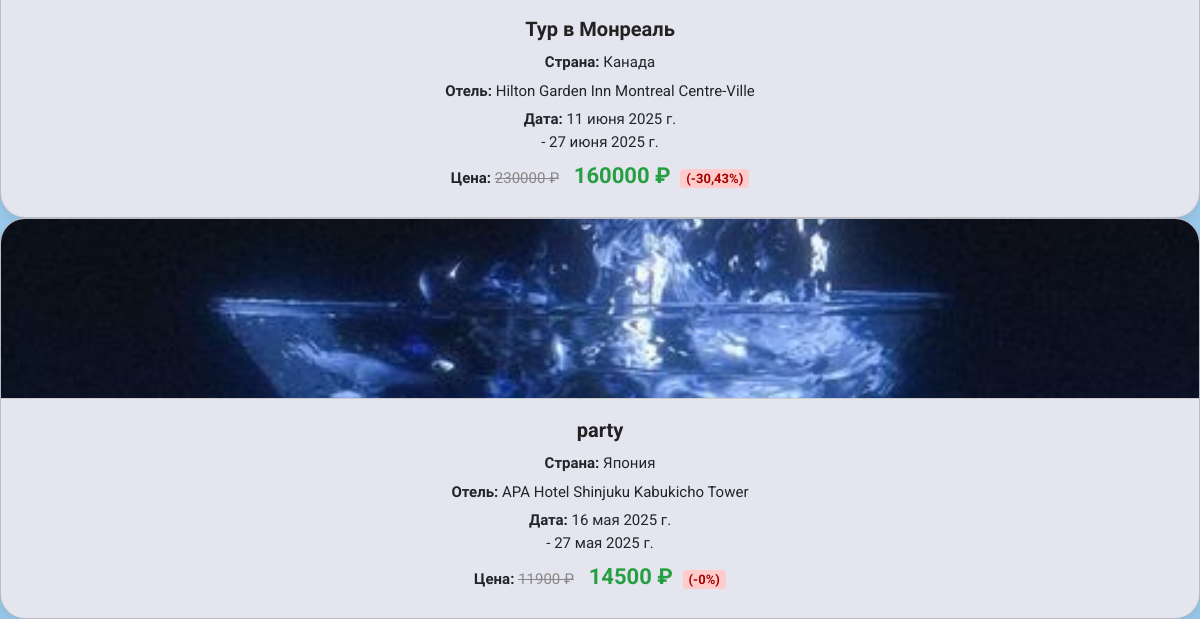
The app's page /tours/ (lower part), older data.
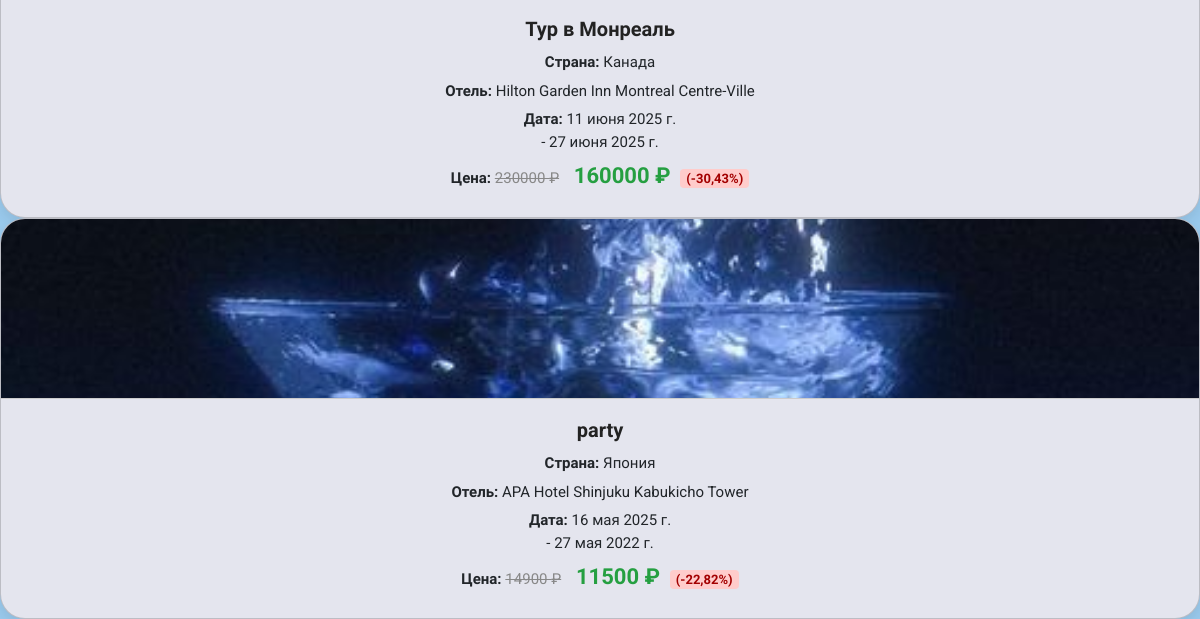
The same page, newer data.
### main/models.py (models this page shows, shortened)
class Tour(models.Model): # Туры
    title = models.CharField(max_length=200)
    country = models.ForeignKey(Country, on_delete=models.CASCADE, related_name="tours")
    hotel = models.ForeignKey(Hotel, on_delete=models.CASCADE, related_name="tours")
    start_date = models.DateField()
    end_date = models.DateField()
    old_price = models.DecimalField(max_digits=10, decimal_places=2, null=True, blank=True) # типа для скидки
    price = models.DecimalField(max_digits=10, decimal_places=2)
    photo = models.ImageField('Фото тура', upload_to='main/tourphotos/', null=True, blank=True)
    def discount_percentage(self):
        if self.old_price and self.old_price > self.price:
            return round((self.old_price - self.price) / self.old_price * 100, 2)
        return 0
    class Meta:
        verbose_name = 'Тур'
        verbose_name_plural = 'Туры'

class Country(models.Model): # Страны
    name = models.CharField(max_length=100, unique=True)
    description = models.TextField(max_length=1000, unique=True, null=True)
    photo = models.ImageField('Фото страны', upload_to='main/countryphotos/', null=True, blank=True)
    def __str__(self):
        return self.name
    class Meta:
        verbose_name = 'Страна'
        verbose_name_plural = 'Страны'

class Hotel(models.Model): # Отели
    name = models.CharField(max_length=200)
    country = models.ForeignKey(Country, on_delete=models.CASCADE, related_name="hotels")
    city = models.CharField(max_length=100)
    address = models.CharField(max_length=255)
    stars = models.PositiveSmallIntegerField()
    price_per_night = models.DecimalField(max_digits=10, decimal_places=2)
    photo = models.ImageField('Фото отеля', upload_to='main/hotelphotos/', null=True, blank=True)
    class Meta:
        verbose_name = 'Отель'
        verbose_name_plural = 'Отели'

### main/views.py (the view)
# urls.py: path('tours/', views.tours, name='tours_page'),
def tours(request):
    hotel = Hotel.objects.all()
    tours = Tour.objects.all()
    country = Country.objects.all()
    tour_filter = TourFilter(request.GET, queryset=Tour.objects.all())
    if request.GET:
        form = CustomTourFilterForm(request.GET)
        if form.is_valid():
            if form.cleaned_data['country']:
                tours = tours.filter(country=form.cleaned_data['country'])
            if form.cleaned_data['price_min']:
                tours = tours.filter(price__gte=form.cleaned_data['price_min'])
            if form.cleaned_data['price_max']:
                tours = tours.filter(price__lte=form.cleaned_data['price_max'])
            if form.cleaned_data['duration_min']:
                tours = tours.filter(duration__gte=form.cleaned_data['duration_min'])
            if form.cleaned_data['duration_max']:
                tours = tours.filter(duration__lte=form.cleaned_data['duration_max'])
            if form.cleaned_data.get('hot_tours'):
                tours = tours.filter(old_price__isnull=False)  # Показываем только туры с old_price
    else:
        form = CustomTourFilterForm()
    return render(request, 'main/tours.html',
                  {'form': form, 'hotel': hotel, 'tour': tours, 'country': country, 'filter': tour_filter})

### main/templates/main/tours.html (shortened to what this page needs)
{% extends 'main/layout.html' %}
{% load static %}
{% block links %}
<link rel="stylesheet" href="{% static 'main/css/tours.css' %}">
{% endblock %}
{% block body %}
        {% for el in tour %}
            <div class="tour-card card">
                <div class="card-img">
                    <img src="{{ el.photo.url }}" alt="{{ el.title }}">
                </div>
                <div class="card-info">
                    <h3 class="text-title">{{ el.title }}</h3>
                    <p class="text-body"><strong>Страна:</strong> {{ el.country.name }}</p>
                    <p class="text-body"><strong>Отель:</strong> {{ el.hotel.name }}</p>
                    <p class="text-body"><strong>Дата:</strong> {{ el.start_date }}<br> - {{ el.end_date }}</br></p>
                    <p class="text-body"><strong>Цена:</strong>
    {% if el.old_price %}
        <s class="old-price">{{ el.old_price|floatformat:"-2" }} ₽</s>
        <strong class="new-price">{{ el.price|floatformat:"-2" }} ₽</strong>
        <span class="discount-label">(-{{ el.discount_percentage }}%)</span>
    {% else %}
        <strong class="new-price">{{ el.price|floatformat:"-2" }} ₽</strong>
    {% endif %}
</p>
                        </div>
                </div>
        {% endfor %}
{% endblock %}

### main/templates/main/layout.html (shortened to what this page needs)
{% load static %}
<!doctype html>
<html lang="en">
<head>
    <link href="https://cdn.jsdelivr.net/npm/bootstrap@5.3.3/dist/css/bootstrap.min.css" rel="stylesheet">
    {% block links %}
    {% endblock %}
</head>
<body>
{% include 'main/header.html' %}
{% block body %}
{% endblock %}
</body>
</html>

### main/templates/main/header.html (shortened to what this page needs)
{% load static %}
<link rel="stylesheet" href="{% static 'main/css/header.css' %}">

### main/static/main/css/tours.css (style rules this page uses)
body { font-family: 'Roboto', 'Verdana', sans-serif; background-color: #99C9EC; color: #333; margin: 0; padding: 0; }
.tour-card { background-color: #E4E5EE; border-radius: 25px; overflow: hidden; box-shadow: 0 6px 12px rgba(0, 0, 0, 0.07); display: flex; flex-direction: column; transition: transform 0.3s; }
.card-img img { width: 100%; height: 180px; object-fit: cover; border-bottom: 1px solid #ccc; }
.card-info { display: flex; flex-direction: column; align-items: center; justify-content: center; text-align: center; padding: 19px; }
.text-title { font-size: 20px; margin-bottom: 10px; font-weight: bold; color: #222; }
.text-body { font-size: 15px; margin-bottom: 6px; }
.old-price { color: #888; text-decoration: line-through; margin-right: 8px; }
.new-price { font-weight: bold; color: #259F41; font-size: 22px; margin-left: 3px; display: inline-block; }
.discount-label { background-color: #ffcccb; color: #a30000; font-size: 13px; font-weight: bold; padding: 2px 6px; border-radius: 4px; margin-left: 6px; }

Row changes from the older to the newer data that the page shows:
changed Tour "party": end_date "27 мая 2025 г." → "27 мая 2022 г."; old_price "11900" → "14900"; price "14500" → "11500"; discount_percentage "0" → "22,82"
